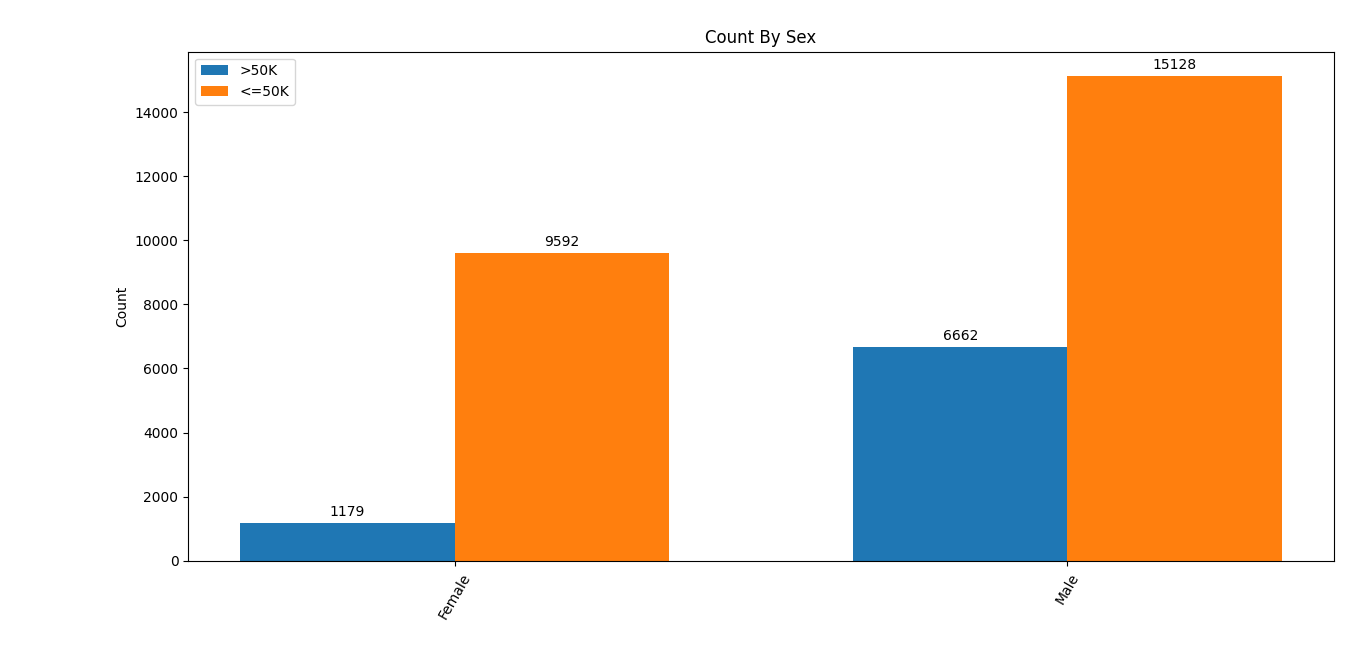

The Python source for this figure:
import pandas as pd
import matplotlib.pyplot as plt
import numpy as np


#read used columns
df = pd.read_csv (r'project_data.csv', usecols=[6,9,11,13,14,15])

#draw pie chart for occupation


query = df[['sex', 'class']].groupby(['sex', 'class']).size().reset_index(name='counts')
#print(query)

labels = query['sex'].unique()
class1 = query.loc[(query['class'] == 1)]['counts'].tolist()
class2 = query.loc[(query['class'] == 0)]['counts'].tolist()

x = np.arange(len(labels))  # the label locations
width = 0.35  # the width of the bars

fig, ax = plt.subplots()
rects1 = ax.bar(x - width/2, class1, width, label='>50K')
rects2 = ax.bar(x + width/2, class2, width, label='<=50K')

# Add some text for labels, title and custom x-axis tick labels, etc.
ax.set_ylabel('Count')
ax.set_title('Count By Sex')
ax.set_xticks(x)
plt.xticks(rotation=60)
ax.set_xticklabels(labels)
ax.legend()

ax.bar_label(rects1, padding=3)
ax.bar_label(rects2, padding=3)

fig.tight_layout()

plt.show()



#print(df[(df['class'] == 0) & (df['occupation'] != 0)].count())

#plt.pie(df['occupation'].value_counts(), labels=df['occupation'].unique(), shadow=False, autopct='%1.2f%%')
#plt.axis('equal')
#plt.show()
#print(df['class'])
